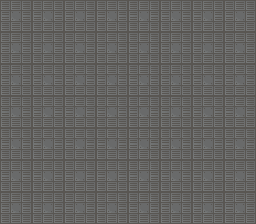

Below is a game level as drawn by its tile map, then a one-line description and the .tmx file that defines it, in full:
An orthogonal 8x7 tile map with 32x32 px tiles, 2 tile layers (Black Blocks, Background), 4 tilesets and 41 objects (27x block, 10x move, 2x collect, levelOver, playerStart).

<map version="1.4" tiledversion="1.4.2" orientation="orthogonal" renderorder="right-down" width="8" height="7" tilewidth="32" tileheight="32" infinite="0" nextlayerid="6" nextobjectid="108">
 <tileset firstgid="1" source="Flooring.tsx" />
 <tileset firstgid="64" source="Rocks.tsx" />
 <tileset firstgid="832" source="Character.tsx" />
 <tileset firstgid="836" source="Executives.tsx" />
 <layer id="5" name="Black Blocks" width="8" height="7" tintcolor="#000000">
  <data encoding="csv">
9,9,9,9,9,9,9,9,
9,9,9,9,9,9,9,9,
9,9,9,9,9,9,9,9,
9,9,9,9,9,9,9,9,
9,9,9,9,9,9,9,9,
9,9,9,9,9,9,9,9,
9,9,9,9,9,9,9,9
</data>
 </layer>
 <layer id="1" name="Background" width="8" height="7">
  <data encoding="csv">
0,0,0,0,0,0,0,0,
0,9,9,9,9,0,0,0,
0,9,9,9,9,0,0,0,
0,9,9,9,9,0,0,0,
0,9,9,9,9,9,9,0,
0,9,0,9,9,9,9,0,
0,0,0,0,0,0,0,0
</data>
 </layer>
 <objectgroup id="2" name="Object Layer">
  <object id="66" name="wallHorizontal" type="block" gid="2" x="32" y="32" width="32" height="32" />
  <object id="67" name="wallHorizontal" type="block" gid="2" x="64" y="32" width="32" height="32" />
  <object id="68" name="wallHorizontal" type="block" gid="2" x="96" y="32" width="32" height="32" />
  <object id="69" name="wallHorizontal" type="block" gid="2" x="128" y="32" width="32" height="32" />
  <object id="70" name="wallHorizontal" type="block" gid="2" x="32" y="224" width="32" height="32" />
  <object id="71" name="wallHorizontal" type="block" gid="2" x="96" y="224" width="32" height="32" />
  <object id="72" name="wallHorizontal" type="block" gid="2" x="128" y="224" width="32" height="32" />
  <object id="73" name="wallHorizontal" type="block" gid="2" x="160" y="224" width="32" height="32" />
  <object id="74" name="wallHorizontal" type="block" gid="2" x="192" y="224" width="32" height="32" />
  <object id="75" name="wallHorizontal" type="block" gid="2" x="192" y="128" width="32" height="32" />
  <object id="76" name="wallVertical" type="block" gid="12" x="0.966657" y="63.9492" width="32" height="32" />
  <object id="77" name="wallVertical" type="block" gid="12" x="0" y="96" width="32" height="32" />
  <object id="78" name="wallVertical" type="block" gid="12" x="0" y="160" width="32" height="32" />
  <object id="79" name="wallVertical" type="block" gid="12" x="0" y="192" width="32" height="32" />
  <object id="80" name="wallVertical" type="block" gid="12" x="160" y="96" width="32" height="32" />
  <object id="81" name="wallVertical" type="block" gid="12" x="224" y="160" width="32" height="32" />
  <object id="82" name="wallVertical" type="block" gid="12" x="224" y="192" width="32" height="32" />
  <object id="83" name="wallVertical" type="block" gid="12" x="160" y="64" width="32" height="32" />
  <object id="84" name="cornerBR" type="block" gid="11" x="224" y="224" width="32" height="32" />
  <object id="86" name="cornerTR" type="block" gid="6" x="160" y="32" width="32" height="32" />
  <object id="87" name="cornerTR" type="block" gid="6" x="224" y="128" width="32" height="32" />
  <object id="88" name="cornerTL" type="block" gid="22" x="0" y="32" width="32" height="32" />
  <object id="89" name="cornerBL" type="block" gid="13" x="0" y="224" width="32" height="32" />
  <object id="90" name="cornerBL" type="block" gid="13" x="160" y="128" width="32" height="32" />
  <object id="91" name="wallConnect" type="block" gid="10" x="64" y="224" width="32" height="32" />
  <object id="92" name="wallVertical" type="block" gid="12" x="64" y="192" width="32" height="32" />
  <object id="93" name="exit" type="levelOver" gid="42" x="0" y="128" width="32" height="32" />
  <object id="94" name="rock" type="block" gid="313" x="32" y="96" width="32" height="32" />
  <object id="95" name="rock" type="move" gid="313" x="32" y="96" width="32" height="32" />
  <object id="96" name="rock" type="move" gid="313" x="32" y="160" width="32" height="32" />
  <object id="97" name="rock" type="move" gid="313" x="64" y="128" width="32" height="32" />
  <object id="98" name="rock" type="move" gid="313" x="96" y="128" width="32" height="32" />
  <object id="99" name="rock" type="move" gid="313" x="128" y="160" width="32" height="32" />
  <object id="100" name="rock" type="move" gid="313" x="128" y="192" width="32" height="32" />
  <object id="101" name="rock" type="move" gid="313" x="192" y="192" width="32" height="32" />
  <object id="102" name="rock" type="move" gid="313" x="64" y="64" width="32" height="32" />
  <object id="103" name="rock" type="move" gid="313" x="128" y="64" width="32" height="32" />
  <object id="104" name="rock" type="move" gid="313" x="128" y="96" width="32" height="32" />
  <object id="105" name="character" type="playerStart" gid="834" x="32" y="128" width="32" height="32" />
  <object id="106" name="executive" type="collect" gid="836" x="96" y="64" width="32" height="32" />
  <object id="107" name="executive" type="collect" gid="836" x="192" y="160" width="32" height="32" />
 </objectgroup>
</map>
